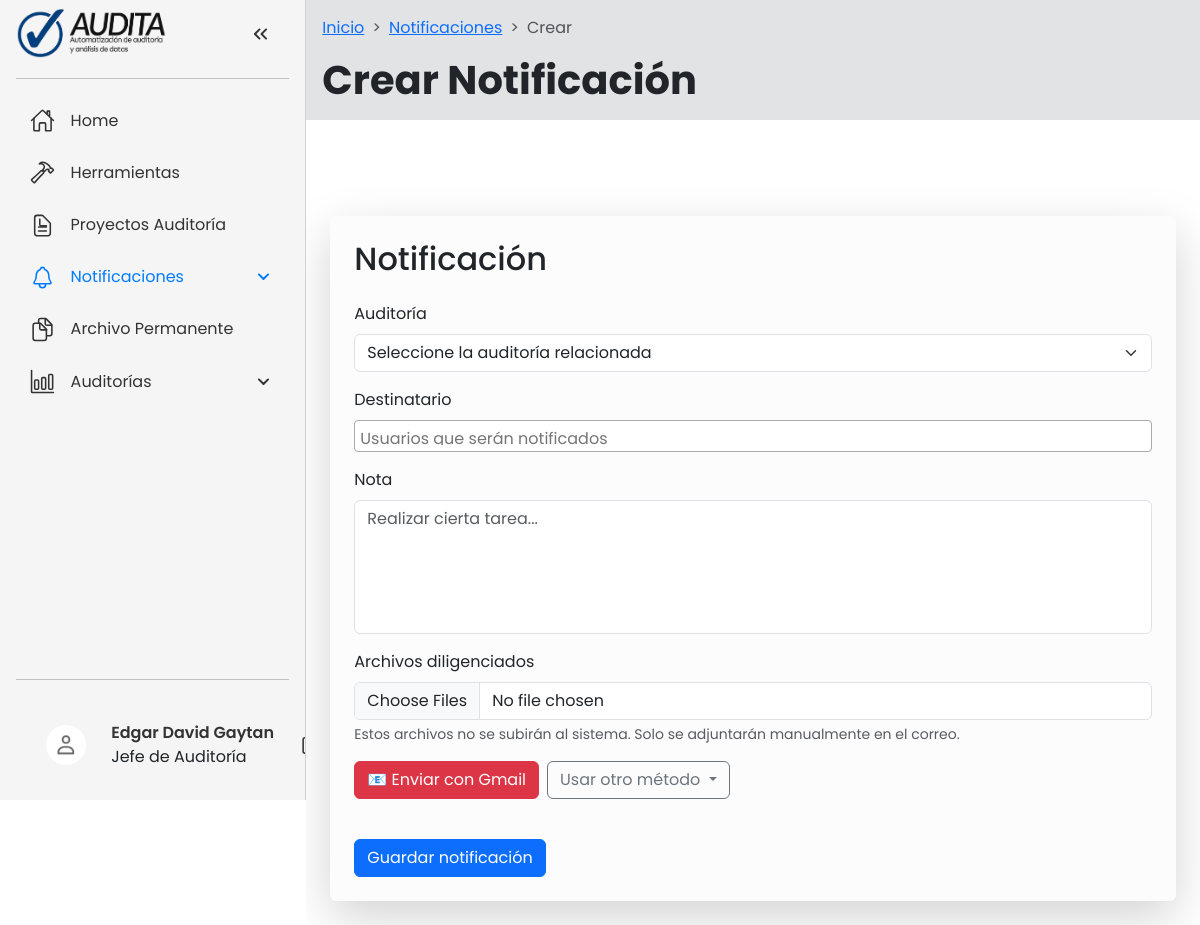
The page /notificaciones/crear/ (signed in) on the database its author committed.
### users/models.py (models this page shows, shortened)
class User(AbstractUser):
    MODALIDAD_CHOICES = [
        ('I', 'Modalidad Individual'),
        ('G', 'Modalidad Grupal'),
        ('S', 'Superadmin'),
    ]
    first_name = models.CharField(max_length=30)
    last_name = models.CharField(max_length=30)
    signature = models.UUIDField(default=uuid.uuid4, editable=False, unique=True)
    modalidad = models.CharField(
        max_length=1,
        choices=MODALIDAD_CHOICES,
        default='I',
        help_text="I: individual, G: grupal, S: superadmin"
    )
    plan = models.CharField(
        max_length=2,
        default='M',
        help_text="M: mensual, A: anual, D: demo, NT: no tiene"
    )
    auditor_slots = models.PositiveIntegerField(
        default=3,
        help_text="Cantidad máxima de auditores permitidos para este jefe de auditoría (modalidad grupal)."
    )
    socio = models.BooleanField(
        default=False,
        help_text="Indica si el Jefe de Auditoría tiene privilegios de socio para crear usuarios."
    )
    administrador = models.ForeignKey(
        'self',
        related_name='auditores',
        on_delete=models.SET_NULL,
        null=True,
        blank=True,
        help_text="Administrador al que está asociado este usuario (para modalidad grupal)"
    )
    role = models.ForeignKey(
        'Roles',
        related_name="role",
        on_delete=models.SET_NULL,
        null=True,
        blank=True,
    )
    revisor_fiscal = models.BooleanField(
        default=False,
        help_text="Indica si el usuario tiene acceso al módulo de Revisoría Fiscal."
    )
    is_deleted = models.BooleanField(default=False)
    deleted_at = models.DateTimeField(null=True, blank=True)
    def get_full_name(self) -> str:
        return f"{self.first_name} {self.last_name}".strip()

class Roles(models.Model):
    name = models.CharField(max_length=255)
    verbose_name = models.CharField(max_length=255)
    def __str__(self):
        return self.verbose_name

### notifications/views.py (the view)
# urls.py: path("crear/", views.create_notification_view, name="create_notification"),
@login_required
def create_notification_view(req):
    if req.method == "GET":
        return create_notification_page(req)
    elif req.method == "POST":
        return push_notification(req)

### audits/utils.py (called while the page is built)
def audit_to_dict(audit) -> AuditType:
    return {
        "id": audit.id,
        "title": audit.title,
        "identidad": audit.identidad,
        "fechaInit": audit.fechaInit.isoformat(),
        "fechaEnd": audit.fechaEnd.isoformat(),
        "tipoAuditoria": audit.tipoAuditoria,
        "created_at": audit.created_at.isoformat(),
        "updated_at": audit.updated_at.isoformat() if audit.updated_at else None,
        "audit_manager": user_to_dict(audit.audit_manager),
        "assigned_users": [user_to_dict(user) for user in audit.assigned_users.all()],
    }

def get_assigned_audits(user_role: str, req: HttpRequest):
    if user_role == "audit_manager":
        return Audit.objects.filter(audit_manager=req.user)
    elif user_role in ["supervisor", "auditor"]:
        return Audit.objects.filter(assigned_users=req.user)

### common/context_processors.py (called while the page is built)
def get_is_active_route(route: str, req: HttpRequest):
    path = req.path
    reverse_url = reverse(route)
    striped_path = path.strip("/")
    striped_reverse_url = reverse_url.strip("/")
    if striped_reverse_url == striped_path:
        return True
    if reverse_url in path and reverse_url != "/":
        return True
    path_splited_list = path.split("/")
    if len(path_splited_list) < 1:
        return False
    for path_segment in path_splited_list:
        if reverse_url == path_segment:
            return True
    return False

def assigned_audits(req: HttpRequest):
    return {
        "assigned_audits": (
            get_assigned_audits(req.user.role.name, req)
            if req.user.is_authenticated
            else ""
        )
    }

def is_choose_new_audit_path(req: HttpRequest):
    choose_new_audit_paths = (
        "audit_time_summary_index",
        "audit_time_summary_table",
        "summary_worked_hours_table",
        "status_of_work_papers_table",
        "activities_page",
        "tools",
    )
    for p in choose_new_audit_paths:
        url = reverse(p)
        if req.path == url:
            return {"is_choose_new_audit_path": True}
    return {"is_choose_new_audit_path": False}

def months_processor(req: HttpRequest):
    months = Months.objects.all()
    return {"months": months}

def current_statuses_processor(req: HttpRequest):
    current_statuses = CurrentStatus.objects.all()
    return {"current_statuses": current_statuses}

### notifications/templates/notifications/create-notification.html (shortened to what this page needs)
{% extends "common/system-base.html" %}
{% block page_title %}
    Crear Notificación
{% endblock page_title %}
{% block main_content %}
<div class="container mt-5 p-md-4 p-2 bg-light-subtle shadow-lg rounded">
    <h2 class="mb-4">Notificación</h2>
    <form action="{% url 'create_notification' %}" method="post">
        <div class="mb-3">
            <label for="audit" class="form-label">Auditoría</label>
            <select class="form-select"
                    aria-label="audit"
                    id="audit_id"
                    name="audit_id"
                    required>
                <option selected>Seleccione la auditoría relacionada</option>
            </select>
        </div>
        <div class="mb-3">
            <label for="notifieds_users" class="form-label">Destinatario</label>
        </div>
        <div class="mb-3">
            <label for="note" class="form-label">Nota</label>
            <textarea class="form-control"
                      id="note"
                      rows="5"
                      name="notification_note"
                      placeholder="Realizar cierta tarea..."
                      style="resize: none"
                      required></textarea>
        </div>
        {% include "notifications/email_send_block.html" %}
        <button type="submit" class="btn btn-primary mt-3">Guardar notificación</button>
    </form>
</div>
{% endblock main_content %}

### common/templates/common/_aside.html (shortened to what this page needs)
{% load filters %}
{% load static %}
<nav id="sidebar">
  <ul>
    <li>
      <img
      src="{% static 'images/audita-logo-horizontal.png' %}"
      alt="Logo de la Empresa"
      class="h-8 w-auto" width="150" height="50"
    />
      <button id="toggle-btn" onclick="toggleSidebar()">
      </button>
    </li>
    <hr />
    {% if user.role.name != 'superadmin' %}
      {% for link in aside_navbar_links %}
        {% if not link.hide_to or user.role.name not in link.hide_to %}
          {% if link.type == "collapse" %}
            <li class="{% if link.active %}collapse-active{% endif %}">
              <button class="dropdown-btn" onclick="toggleSubMenu(this)">
                {{ link.icon|safe }}
                <span>{{ link.name }}</span>
                <svg xmlns="http://www.w3.org/2000/svg"
                     height="24px"
                     viewBox="0 -960 960 960"
                     width="24px"
                     fill="#e8eaed">
                  <path d="M480-361q-8 0-15-2.5t-13-8.5L268-556q-11-11-11-28t11-28q11-11 28-11t28 11l156 156 156-156q11-11 28-11t28 11q11 11 11 28t-11 28L508-372q-6 6-13 8.5t-15 2.5Z" />
                </svg>
              </button>
            </li>
          {% else %}
            <li class="{% if link.active %}active{% endif %}">
              <a href="{% url link.url %}">
                {{ link.icon|safe }}
                <span>{{ link.name }}</span>
              </a>
            </li>
          {% endif %}
        {% endif %}
      {% endfor %}
    {% endif %}
    <hr class="mt-auto" />
    <li class="user-section" onclick="toggleUserOptions()">
      {% load static %}
      <a href="{% url 'user' %}">
        <img src="{% static 'images/placeholder-user.jpg' %}"
             alt="User Image"
             height="40"
             width="40" />
      </a>
      <div class="user-info">
        <div class="user-name">{{ user.first_name }} {{ user.last_name }}</div>
        <div class="user-role">{{ user.role }}</div>
      </div>
      <a href="{% url 'logout' %}" class="logout-button">
      </a>
    </li>
  </ul>
</nav>

### static/users/styles.css (style rules this page uses)
* { font-family: Poppins, 'Segoe UI', Tahoma, Geneva, Verdana, sans-serif !important; }
:root { --base-clr: #f5f5f5; --line-clr: #d1d1d1; --hover-clr: #e0e0e0; --text-clr: #333; --accent-clr: #007bff; --secondary-text-clr: #555; }
#sidebar { box-sizing: border-box; height: 100vh; width: 25rem; padding: 5px 1em; background-color: var(--base-clr); border-right: 1px solid var(--line-clr); position: sticky; top: 0; align-self: start; transition: 300ms ease-in-out; overflow: hidden; z-index: 10; text-wrap: nowrap; }
#sidebar .user-section { padding: 1em; display: flex; align-items: center; gap: 0.75em; }
#sidebar .user-section img { width: 40px; height: 40px; border-radius: 50%; object-fit: cover; }
#sidebar .user-section .user-info { flex-grow: 1; }
#sidebar .user-section .user-name { font-weight: 600; font-size: 1rem; color: var(--text-clr); }
#sidebar ul { list-style: none; padding: 0 !important; margin: 0 !important; min-height: 100% !important; display: flex; flex-direction: column; }
#sidebar svg { width: 25px; }
#sidebar a, #sidebar .dropdown-btn { border-radius: .5em; padding: .85em; text-decoration: none; color: var(--text-clr); display: flex; align-items: center; gap: 1em; }
.dropdown-btn { width: 100%; text-align: left; background: none; border: none; font: inherit; cursor: pointer; }
#sidebar svg { flex-shrink: 0; fill: var(--text-clr); }
#sidebar a span, #sidebar .dropdown-btn span { flex-grow: 1; }
.dropdown-btn svg { transition: 200ms ease; }

### rows shown on the page
User: first_name "Edgar David", last_name "Gaytan", role "Jefe de Auditoría"

### other values the page prints
{{ link.name }} "Home" "Herramientas" "Proyectos Auditoría" "Archivo Permanente"
{{ link.name }} "Notificaciones" "Auditorías"
{{ name }} "Inicio" "Notificaciones"
{{ name }} "Crear"
